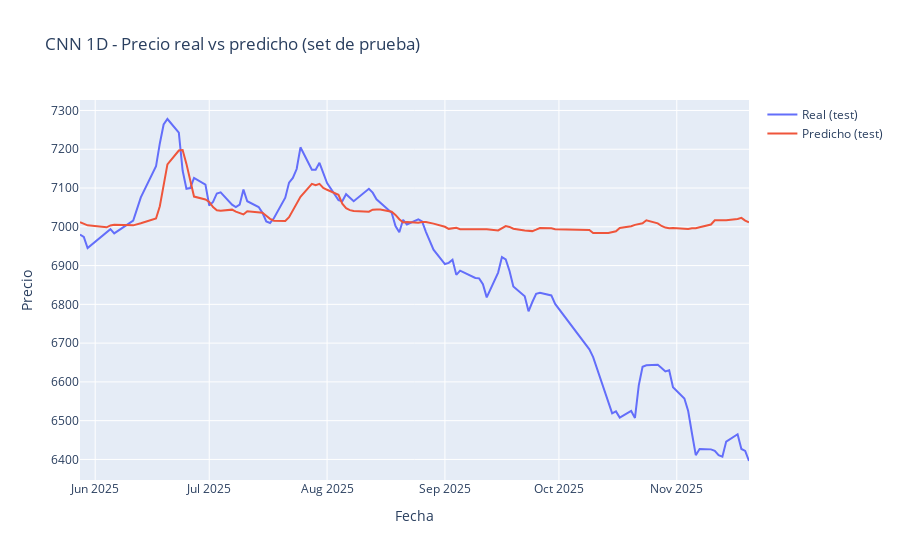
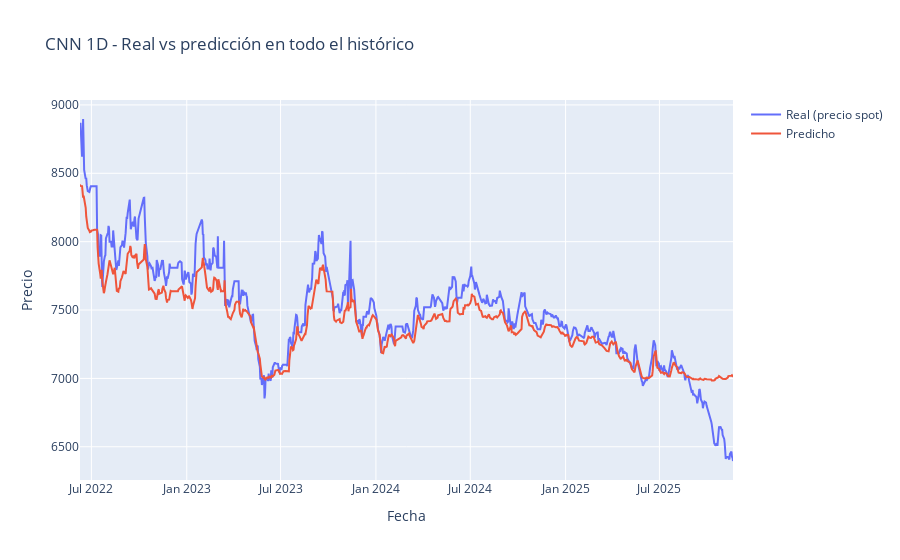

The code cell stored with these charts, in order, in its notebook:
### Code cell
# =========================
#       GRÁFICAS
# =========================

# 1) Real vs predicho (test)
plot_test_predictions(
    dates_test,
    y_test_inv_cnn,
    y_test_pred_inv_cnn,
    title_prefix="CNN 1D"
)

# 2) Real vs predicho (train + val + test)
y_all_pred_scaled_cnn = cnn_model.predict(
    np.concatenate([X_train_seq, X_val_seq, X_test_seq], axis=0)
).flatten()

y_all_inv_cnn = scaler.inverse_transform(
    np.concatenate([y_train, y_val, y_test]).reshape(-1, 1)
).flatten()
y_all_pred_inv_cnn = scaler.inverse_transform(
    y_all_pred_scaled_cnn.reshape(-1, 1)
).flatten()

dates_all_full_cnn = np.concatenate([dates_train, dates_val, dates_test])

plot_full_predictions(
    dates_all_full_cnn,
    y_all_inv_cnn,
    y_all_pred_inv_cnn,
    title_prefix="CNN 1D"
)

# 3) Histórico completo + predicción futura
last_window_scaled_cnn = prices_scaled[-WINDOW_SIZE:]
future_scaled_cnn, future_inv_cnn = forecast_future(
    cnn_model,
    last_window_scaled_cnn,
    scaler,
    n_future=N_FUTURE_DAYS
)

last_date = df["Date"].max()
future_dates_cnn = pd.date_range(
    start=last_date + pd.Timedelta(days=1),
    periods=N_FUTURE_DAYS,
    freq="D"
)

plot_full_with_future(
    dates_all_full_cnn,
    y_all_inv_cnn,
    future_dates_cnn,
    future_inv_cnn,
    title_prefix="CNN 1D"
)

# Tabla de predicciones futuras (CNN 1D)
future_table_cnn = pd.DataFrame({
    "Fecha futura": future_dates_cnn,
    "Predicción del precio (CNN 1D)": future_inv_cnn
})
display(future_table_cnn)
